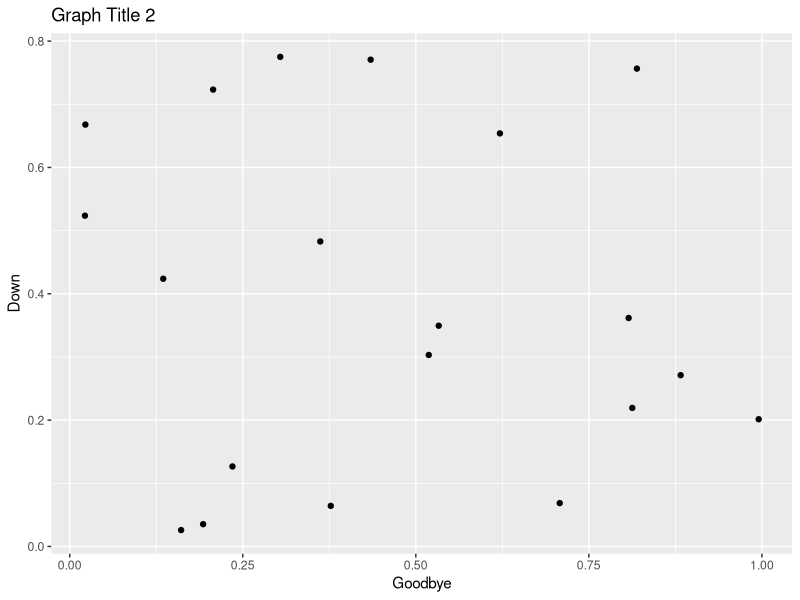

The R source for this figure:
##----
##
##  Test File: Sample_Graph2.R
##
##----

#' This file makes a sample graph.
#' It's point is to demonstrate how to save a file to GitHub and track changes.

library(ggplot2)

# Some points:
x <- data.frame(a=runif(20),
                b=runif(20))

# Some graph:
ggplot(x, aes(a,b)) +
  geom_point() +
  xlab("Goodbye") +
  ylab("Down") +
  ggtitle("Graph Title 2")
